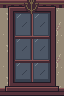

This game map was drawn from its Tiled (.tmx) file and the tilesets committed beside it. A one-line description and the full map source follow:
An orthogonal 2x3 tile map with 32x32 px tiles, 1 tile layer (Assembly), 3 tilesets.

<map version="1.10" orientation="orthogonal" renderorder="right-down" width="2" height="3" tilewidth="32" tileheight="32" infinite="0" nextlayerid="2" nextobjectid="1">
  <tileset firstgid="1" source="../floors.tsx" />
  <tileset firstgid="321" source="../walls.tsx" />
  <tileset firstgid="961" source="../architecture.tsx" />
  <layer id="1" name="Assembly" width="2" height="3">
    <data encoding="csv">
523,524,
539,540,
555,556
</data>
  </layer>
</map>
